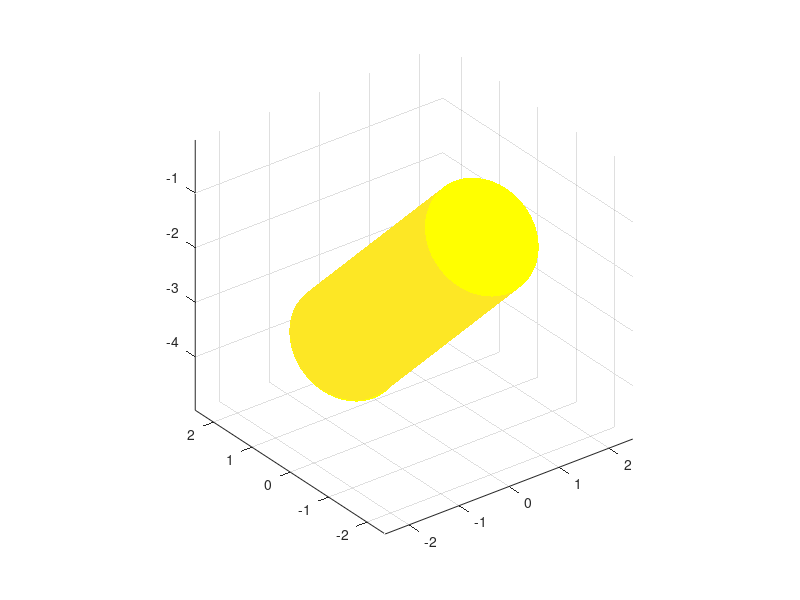

MATLAB code to generate this figure:
function show_link(~)
% Description: this function draws a link in 3D space.

% Parameters for the cylinder
diameter = 2; % example diameter
radius = diameter / 2;
length = 5; % example length
axis_orientation = [1, 0, 0]; % example orientation along the x-axis

% Create the cylinder along the z-axis
[zz, yy, xx] = cylinder(radius, 50); % 100 points around the circumference for smoothness
xx = xx * length; % Scale the length of the cylinder

% Angle of rotation to align the cylinder with the axis orientation
theta = acos(dot(axis_orientation, [0 0 1])/(norm(axis_orientation)*norm([0 0 1]))); % Angle between orientation and z-axis
R = [cos(theta) 0 sin(theta); 0 1 0; -sin(theta) 0 cos(theta)]; % Rotation matrix around y-axis

% Apply the rotation to all points
all_points = [xx(:)'; yy(:)'; zz(:)'];
rotated_points = R * all_points;

% Extract the rotated coordinates
xx_rotated = reshape(rotated_points(1,:), size(xx));
yy_rotated = reshape(rotated_points(2,:), size(yy));
zz_rotated = reshape(rotated_points(3,:), size(zz));

% Plot the cylinder
s = surf(xx_rotated, yy_rotated, zz_rotated, 'EdgeColor', 'none');
hold on

% Calculate the end cap coordinates
end_cap_top_x = xx_rotated(1, :);
end_cap_top_y = yy_rotated(1, :);
end_cap_top_z = zz_rotated(1, :);

end_cap_bottom_x = xx_rotated(2, :);
end_cap_bottom_y = yy_rotated(2, :);
end_cap_bottom_z = zz_rotated(2, :);

% Draw the end caps
top_end = fill3(end_cap_top_x, end_cap_top_y, end_cap_top_z, 'y', 'EdgeColor','none'); % Top circle
bot_end = fill3(end_cap_bottom_x, end_cap_bottom_y, end_cap_bottom_z, 'y', 'EdgeColor','none'); % Bottom circle

axis equal

Body = struct('name', "Test Cylinder");
Body.surfs = [s, top_end, bot_end];

rotate_body(Body, [1, 0, 0], 45)

end

function rotate_body(cylinder, axis, angle)
    
    for i = 1 : length(cylinder.surfs)
        rotate(cylinder.surfs(i), axis, angle);
    end
end